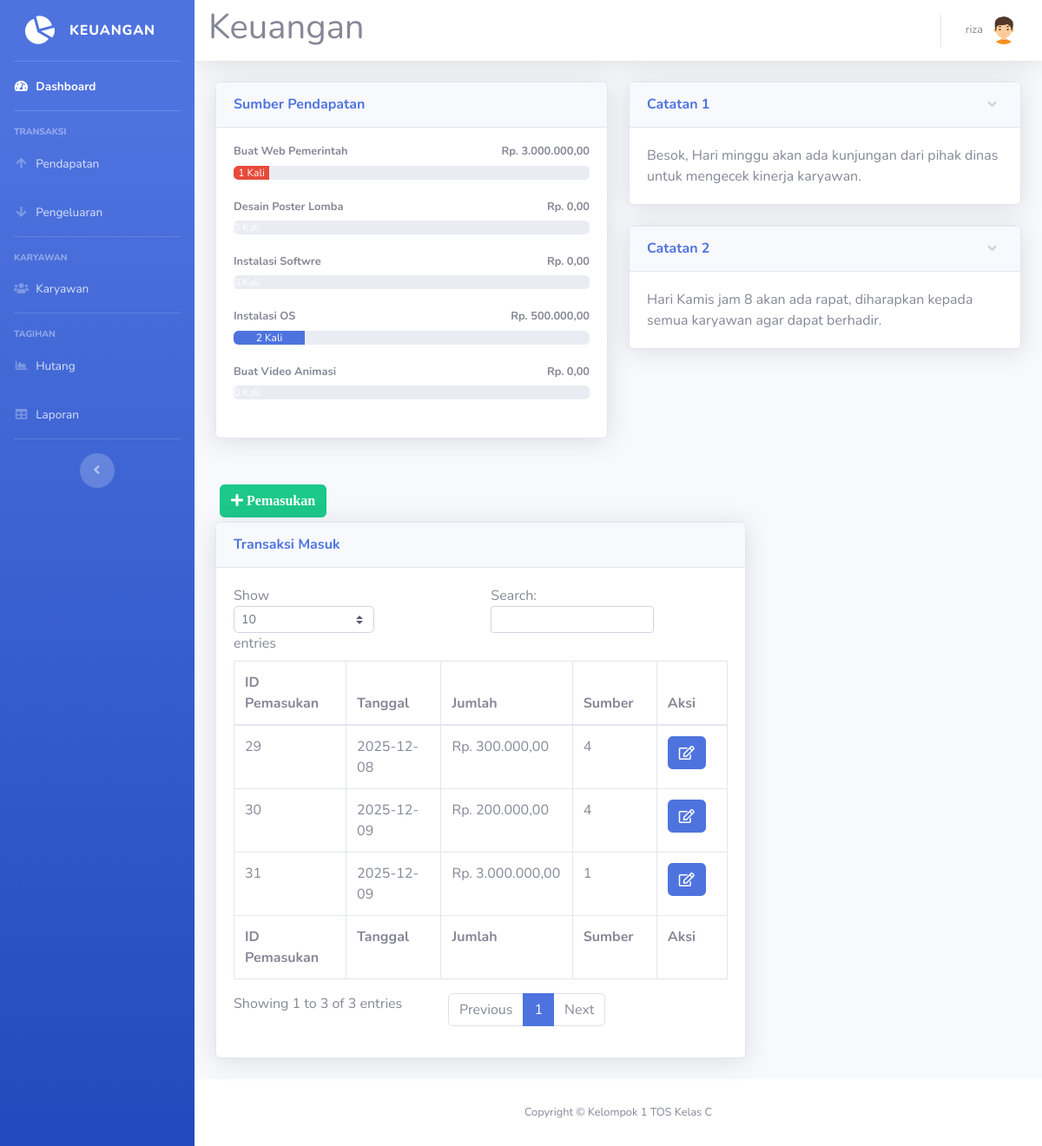
Page /pendapatan.php (signed in) on the committed database.
### tables this page shows
CREATE TABLE `sumber` (
  `id_sumber` int NOT NULL,
  `nama` varchar(40) NOT NULL
);

CREATE TABLE `catatan` (
  `id_catatan` int NOT NULL,
  `catatan` text NOT NULL
);

CREATE TABLE `pemasukan` (
  `id_pemasukan` int NOT NULL,
  `tgl_pemasukan` date NOT NULL,
  `jumlah` int NOT NULL,
  `id_sumber` int NOT NULL
);

### pendapatan.php (the view, shortened to what this page needs)
<!DOCTYPE html>
<html lang="en">
<head>
  <link href="vendor/fontawesome-free/css/all.min.css" rel="stylesheet" type="text/css">
  <link href="css/sb-admin-2.min.css" rel="stylesheet">
</head>
<body id="page-top">
<?php
require 'koneksi.php';
require ('sidebar.php'); ?>
      <div id="content">
<?php require ('navbar.php'); ?>
        <div class="container-fluid">
          <div class="row">
            <div class="col-lg-6 mb-4">
              <div class="card shadow mb-4">
                <div class="card-header py-3">
                  <h6 class="m-0 font-weight-bold text-primary">Sumber Pendapatan</h6>
                </div>
                <div class="card-body">
				<?php
				$namasumber1 = mysqli_query($koneksi,"SELECT * FROM `sumber` where id_sumber= 1 ");
				$sumbern1= mysqli_fetch_assoc($namasumber1);
				$namasumber2 = mysqli_query($koneksi,"SELECT * FROM `sumber` where id_sumber= 2 ");
				$sumbern2= mysqli_fetch_assoc($namasumber2);
				$namasumber3 = mysqli_query($koneksi,"SELECT * FROM `sumber` where id_sumber= 3 ");
				$sumbern3= mysqli_fetch_assoc($namasumber3);
				$namasumber4 = mysqli_query($koneksi,"SELECT * FROM `sumber` where id_sumber= 4 ");
				$sumbern4= mysqli_fetch_assoc($namasumber4);
				$namasumber5 = mysqli_query($koneksi,"SELECT * FROM `sumber` where id_sumber= 5 ");
				$sumbern5= mysqli_fetch_assoc($namasumber5);
        $arrayhasil1 = [];
				$hasil1=mysqli_query($koneksi,"SELECT * FROM pemasukan where id_sumber = 1");
				while ($jumlah1=mysqli_fetch_array($hasil1)){
				$arrayhasil1[] = $jumlah1['jumlah'];
				}
				$jumlahhasil1 = array_sum($arrayhasil1);
        $arrayhasil2 = [];
				$jumlahhasil2 = array_sum($arrayhasil2);
        $arrayhasil3 = [];
				$jumlahhasil3 = array_sum($arrayhasil3);
        $arrayhasil4 = [];
				$hasil4=mysqli_query($koneksi,"SELECT * FROM pemasukan where id_sumber = 4");
				while ($jumlah4=mysqli_fetch_array($hasil4)){
				$arrayhasil4[] = $jumlah4['jumlah'];
				}
				$jumlahhasil4 = array_sum($arrayhasil4);
        $arrayhasil5 = [];
				$jumlahhasil5 = array_sum($arrayhasil5);
				$sumber1 = mysqli_query($koneksi,"SELECT id_sumber FROM pemasukan where id_sumber ='1'");
				$sumber1text = mysqli_num_rows($sumber1);
				$sumber1 = mysqli_num_rows($sumber1);
				$sumber1 = $sumber1 * 10;
				$sumber2 = mysqli_query($koneksi,"SELECT id_sumber FROM pemasukan where id_sumber ='2'");
				$sumber2text = mysqli_num_rows($sumber2);
				$sumber2 = mysqli_num_rows($sumber2);
				$sumber2 = $sumber2 * 10;
				$sumber3 = mysqli_query($koneksi,"SELECT id_sumber FROM pemasukan where id_sumber ='3'");
				$sumber3text = mysqli_num_rows($sumber3);
				$sumber3 = mysqli_num_rows($sumber3);
				$sumber3 = $sumber3 * 10;
				$sumber4 = mysqli_query($koneksi,"SELECT id_sumber FROM pemasukan where id_sumber ='4'");
				$sumber4text = mysqli_num_rows($sumber4);
				$sumber4 = mysqli_num_rows($sumber4);
				$sumber4 = $sumber4 * 10;
				$sumber5 = mysqli_query($koneksi,"SELECT id_sumber FROM pemasukan where id_sumber ='5'");
				$sumber5text = mysqli_num_rows($sumber5);
				$sumber5 = mysqli_num_rows($sumber5);
				$sumber5 = $sumber5 * 10;
				echo '
                  <h4 class="small font-weight-bold">'.$sumbern1['nama'].'<span class="float-right">Rp. '.number_format($jumlahhasil1,2,',','.').'</span></h4>
                  <div class="progress mb-4">
                    <div class="progress-bar bg-danger" role="progressbar" style="width:'.$sumber1.'%" aria-valuenow="50" aria-valuemin="0" aria-valuemax="100">'.$sumber1text.' Kali</div>
                  </div>
				  <h4 class="small font-weight-bold">'.$sumbern2['nama'].'<span class="float-right">Rp. '.number_format($jumlahhasil2,2,',','.').'</span></h4>
                  <div class="progress mb-4">
                    <div class="progress-bar bg-warning" role="progressbar" style="width:'.$sumber2.'%" aria-valuenow="50" aria-valuemin="0" aria-valuemax="100">'.$sumber2text.' Kali</div>
                  </div>
				  <h4 class="small font-weight-bold">'.$sumbern3['nama'].'<span class="float-right">Rp. '.number_format($jumlahhasil3,2,',','.').'</span></h4>
                  <div class="progress mb-4">
                    <div class="progress-bar bg-info" role="progressbar" style="width:'.$sumber3.'%" aria-valuenow="50" aria-valuemin="0" aria-valuemax="100">'.$sumber3text.' Kali</div>
                  </div>
				  <h4 class="small font-weight-bold">'.$sumbern4['nama'].'<span class="float-right">Rp. '.number_format($jumlahhasil4,2,',','.').'</span></h4>
                  <div class="progress mb-4">
                    <div class="progress-bar bg-primary" role="progressbar" style="width:'.$sumber4.'%" aria-valuenow="50" aria-valuemin="0" aria-valuemax="100">'.$sumber4text.' Kali</div>
                  </div>
				  <h4 class="small font-weight-bold">'.$sumbern5['nama'].'<span class="float-right">Rp. '.number_format($jumlahhasil5,2,',','.').'</span></h4>
                  <div class="progress mb-4">
                    <div class="progress-bar bg-success" role="progressbar" style="width:'.$sumber5.'%" aria-valuenow="50" aria-valuemin="0" aria-valuemax="100">'.$sumber5text.' Kali</div>
                  </div>';
				  ?>
                </div>
              </div>
			  </div>
			              <div class="col-lg-6">
              <div class="card shadow mb-4">
                <a href="#collapseCardExample" class="d-block card-header py-3" data-toggle="collapse" role="button" aria-expanded="true" aria-controls="collapseCardExample">
                  <h6 class="m-0 font-weight-bold text-primary">Catatan 1</h6>
                </a>
                <div class="collapse show" id="collapseCardExample">
                  <div class="card-body">
				  <?php $catatan1 = mysqli_query($koneksi, "SELECT catatan FROM catatan where id_catatan= 1");
                  $catatan1 = mysqli_fetch_array($catatan1);
				  echo $catatan1['catatan'];
				  ?>
				  </div>
                </div>
              </div>
			                <div class="card shadow mb-4">
                <a href="#collapseCardExample1" class="d-block card-header py-3" data-toggle="collapse" role="button" aria-expanded="true" aria-controls="collapseCardExample1">
                  <h6 class="m-0 font-weight-bold text-primary">Catatan 2</h6>
                </a>
                <div class="collapse show" id="collapseCardExample1">
                  <div class="card-body">
                  <?php $catatan2 = mysqli_query($koneksi, "SELECT * FROM catatan where id_catatan= 2");
                  $catatan2 = mysqli_fetch_array($catatan2);
				  echo $catatan2['catatan'];
				  ?></div>
                </div>
              </div>
			  </div>
					   <div class="col-xl-8 col-lg-7">
					   <button type="button" class="btn btn-success" style="margin:5px" data-toggle="modal" data-target="#myModalTambah"><i class="fa fa-plus"> Pemasukan</i></button><br>
          <div class="card shadow mb-4">
            <div class="card-header py-3">
              <h6 class="m-0 font-weight-bold text-primary">Transaksi Masuk</h6>
            </div>
            <div class="card-body">
              <div class="table-responsive">
               <table class="table table-bordered" id="dataTable" width="100%" cellspacing="0">
                  <thead>
                    <tr>
                      <th>ID Pemasukan</th>
                      <th>Tanggal</th>
                      <th>Jumlah</th>
                      <th>Sumber</th>
					  <th>Aksi</th>
                    </tr>
                  </thead>
                  <tfoot>
                    <tr>
                      <th>ID Pemasukan</th>
                      <th>Tanggal</th>
                      <th>Jumlah</th>
                      <th>Sumber</th>
                      <th>Aksi</th>
                    </tr>
                  </tfoot>
                  <tbody>
				  <?php
$query = mysqli_query($koneksi,"SELECT * FROM pemasukan");
while ($data = mysqli_fetch_assoc($query))
{
?>
                    <tr>
                      <td><?=$data['id_pemasukan']?></td>
                      <td><?=$data['tgl_pemasukan']?></td>
                      <td>Rp. <?=number_format($data['jumlah'],2,',','.');?></td>
                      <td><?=$data['id_sumber']?></td>
					  <td>
<a href="#" type="button" class=" fa fa-edit btn btn-primary btn-md" data-toggle="modal" data-target="#myModal<?php echo $data['id_pemasukan']; ?>"></a>
</td>
</tr>
<?php
}
?>
                  </tbody>
                </table>
              </div>
            </div>
          </div>
		  </div>
       </div>
      </div>
<?php require 'footer.php'?>
    </div>
  </div>
  </div>
</body>
</html>

### rows in the picture
sumber: nama "Buat Web Pemerintah"
sumber: nama "Desain Poster Lomba"
sumber: nama "Instalasi Softwre"
sumber: nama "Instalasi OS"
sumber: nama "Buat Video Animasi"
catatan: catatan "Besok, Hari minggu akan ada kunjungan dari pihak dinas untuk mengecek kinerja karyawan."
catatan: catatan "Hari Kamis jam 8 akan ada rapat, diharapkan kepada semua karyawan agar dapat berhadir."
pemasukan: id_pemasukan "29", tgl_pemasukan "2025-12-08", jumlah "300.000,00", id_sumber "4"
pemasukan: id_pemasukan "30", tgl_pemasukan "2025-12-09", jumlah "200.000,00", id_sumber "4"
pemasukan: id_pemasukan "31", tgl_pemasukan "2025-12-09", jumlah "3.000.000,00", id_sumber "1"

### other values in the picture
$_SESSION['nama'] "riza"
$jumlahhasil1 "3.000.000,00"
$sumber1text "1"
$jumlahhasil2 "0,00"
$jumlahhasil3 "0,00"
$jumlahhasil4 "500.000,00"
$sumber4text "2"
$jumlahhasil5 "0,00"
